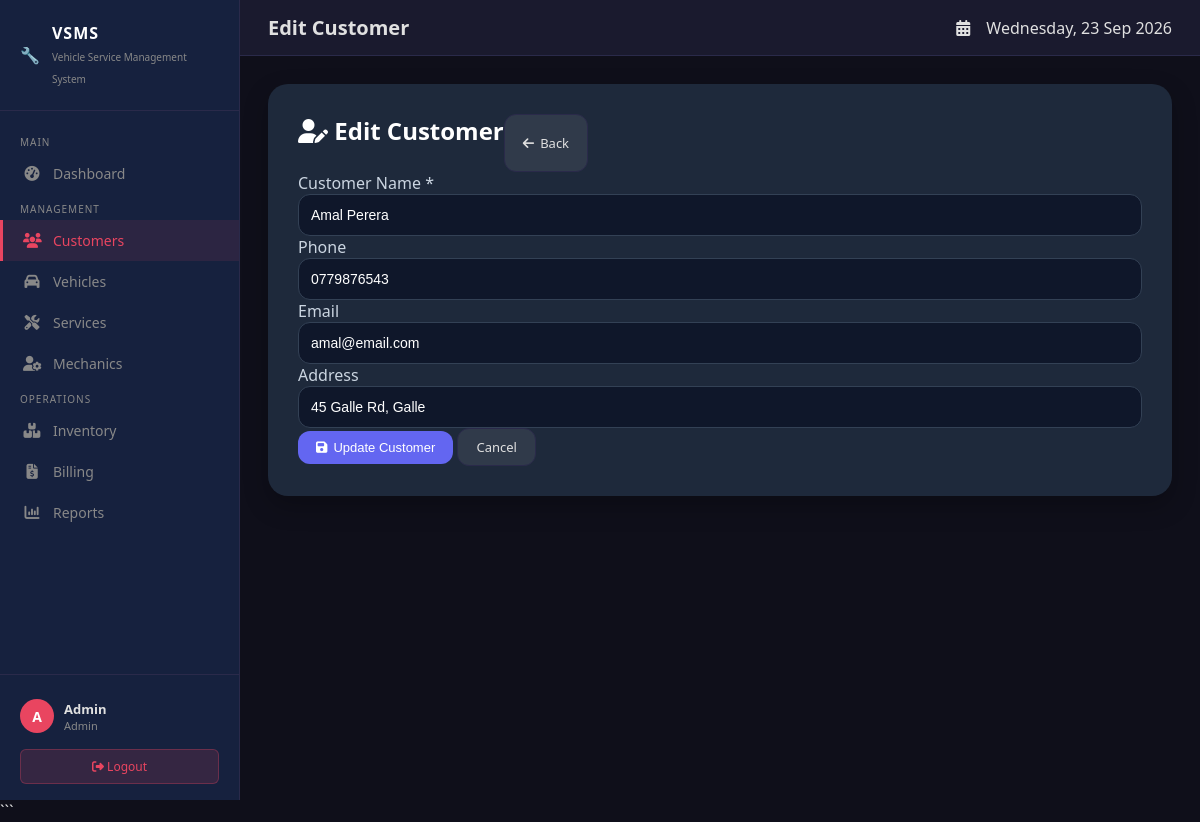
/modules/customers/edit.php?id=2 (signed in), run on the app's committed database.
### tables this page shows
CREATE TABLE IF NOT EXISTS customers (
  customer_id INT AUTO_INCREMENT PRIMARY KEY,
  name        VARCHAR(100) NOT NULL,
  phone       VARCHAR(20),
  email       VARCHAR(100),
  address     TEXT,
  created_at  DATETIME DEFAULT CURRENT_TIMESTAMP
);

### modules/customers/edit.php (the view, shortened to what this page needs)
<?php
$pdo = getDB();
$id = (int)($_GET['id'] ?? 0);
$stmt = $pdo->prepare("SELECT * FROM customers WHERE customer_id = ?");
$stmt->execute([$id]);
$customer = $stmt->fetch(PDO::FETCH_ASSOC);
$data = ($_SERVER['REQUEST_METHOD'] === 'POST')
    ? $_POST
    : $customer;
require_once $_SERVER["DOCUMENT_ROOT"]."/vsms/includes/header.php";
?>
<div class="container mt-4">
    <div class="edit-card">
        <div class="d-flex justify-content-between align-items-center mb-4">
            <h2 class="edit-title">
                <i class="fas fa-user-edit"></i>
                Edit Customer
            </h2>
            <a href="index.php" class="btn btn-secondary">
                <i class="fas fa-arrow-left"></i>
                Back
            </a>
        </div>
        <form method="POST">
            <div class="row">
                <div class="col-md-6 mb-3">
                    <label class="form-label">Customer Name *</label>
                    <input
                        type="text"
                        name="name"
                        class="form-control"
                        value="<?= htmlspecialchars($data['name']) ?>"
                        required>
                </div>
                <div class="col-md-6 mb-3">
                    <label class="form-label">Phone</label>
                    <input
                        type="text"
                        name="phone"
                        class="form-control"
                        value="<?= htmlspecialchars($data['phone']) ?>">
                </div>
                <div class="col-md-6 mb-3">
                    <label class="form-label">Email</label>
                    <input
                        type="email"
                        name="email"
                        class="form-control"
                        value="<?= htmlspecialchars($data['email']) ?>">
                </div>
                <div class="col-md-6 mb-3">
                    <label class="form-label">Address</label>
                    <input
                        type="text"
                        name="address"
                        class="form-control"
                        value="<?= htmlspecialchars($data['address']) ?>">
                </div>
            </div>
            <div class="mt-4">
                <button type="submit" class="btn btn-primary">
                    <i class="fas fa-save"></i>
                    Update Customer
                </button>
                <a href="index.php" class="btn btn-secondary ms-2">
                    Cancel
                </a>
            </div>
        </form>
    </div>
</div>
<?php require_once $_SERVER["DOCUMENT_ROOT"]."/vsms/includes/footer.php"; ?>

### assets/style.css (style rules this page uses)
* { margin: 0; padding: 0; box-sizing: border-box; }
:root { --bg-dark: #0f0f1a; --bg-card: #1a1a2e; --bg-sidebar: #16213e; --accent: #0f3460; --primary: #e94560; --success: #00d084; --warning: #ffb347; --info: #4fc3f7; --text: #e0e0e0; --text-muted: #888; --border: #2a2a4a; }
body { font-family: 'Segoe UI', Tahoma, sans-serif; background: var(--bg-dark); color: var(--text); min-height: 100vh; }
.btn { display: inline-flex; align-items: center; gap: 6px; padding: 9px 18px; border-radius: 8px; border: none; cursor: pointer; font-size: 13px; font-weight: 500; text-decoration: none; transition: all 0.2s; }
.btn-primary { background: var(--primary); color: #fff; }
.btn-secondary { background: rgba(255,255,255,0.08); color: var(--text); border: 1px solid var(--border); }
.form-control { background: rgba(255,255,255,0.05); border: 1px solid var(--border); border-radius: 8px; color: var(--text); padding: 10px 14px; font-size: 14px; transition: border-color 0.2s; width: 100%; }
.d-flex { display: flex; }

### modules/customers/edit.php (style rules this page uses)
.edit-card { background:#1e293b; border-radius:20px; padding:30px; color:#fff; box-shadow:0 10px 25px rgba(0,0,0,.25); }
.edit-title { margin-bottom:25px; font-size:24px; font-weight:600; }
.form-label { color:#cbd5e1; margin-bottom:6px; }
.form-control { background:#0f172a; border:1px solid #334155; color:#fff; border-radius:12px; padding:12px; }
.btn-primary { background:#6366f1; border:none; border-radius:12px; }
.btn-secondary { border-radius:12px; }

### data on the page
customers: name "Amal Perera", phone "0779876543", email "amal@email.com", address "45 Galle Rd, Galle"

### other printed values
substr($_SESSION['user_name'] ?? 'U', 0, 1) "A"
$_SESSION['user_name'] "Admin"
$_SESSION['user_role'] "Admin"
$pageTitle "Edit Customer"
